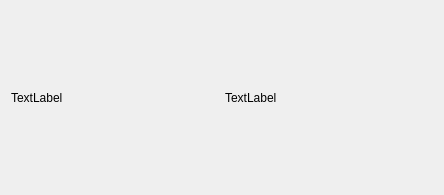
<?xml version="1.0" encoding="UTF-8"?>
<ui version="4.0">
 <class>menu_option</class>
 <widget class="QWidget" name="menu_option">
  <property name="geometry">
   <rect>
    <x>0</x>
    <y>0</y>
    <width>444</width>
    <height>195</height>
   </rect>
  </property>
  <property name="windowTitle">
   <string>menu_option</string>
  </property>
  <layout class="QHBoxLayout" name="horizontalLayout">
   <item>
    <widget class="QLabel" name="option_name">
     <property name="sizePolicy">
      <sizepolicy hsizetype="Preferred" vsizetype="Preferred">
       <horstretch>0</horstretch>
       <verstretch>0</verstretch>
      </sizepolicy>
     </property>
     <property name="text">
      <string>TextLabel</string>
     </property>
    </widget>
   </item>
   <item>
    <widget class="QLabel" name="option_image">
     <property name="text">
      <string>TextLabel</string>
     </property>
    </widget>
   </item>
  </layout>
 </widget>
 <resources/>
 <connections/>
</ui>
